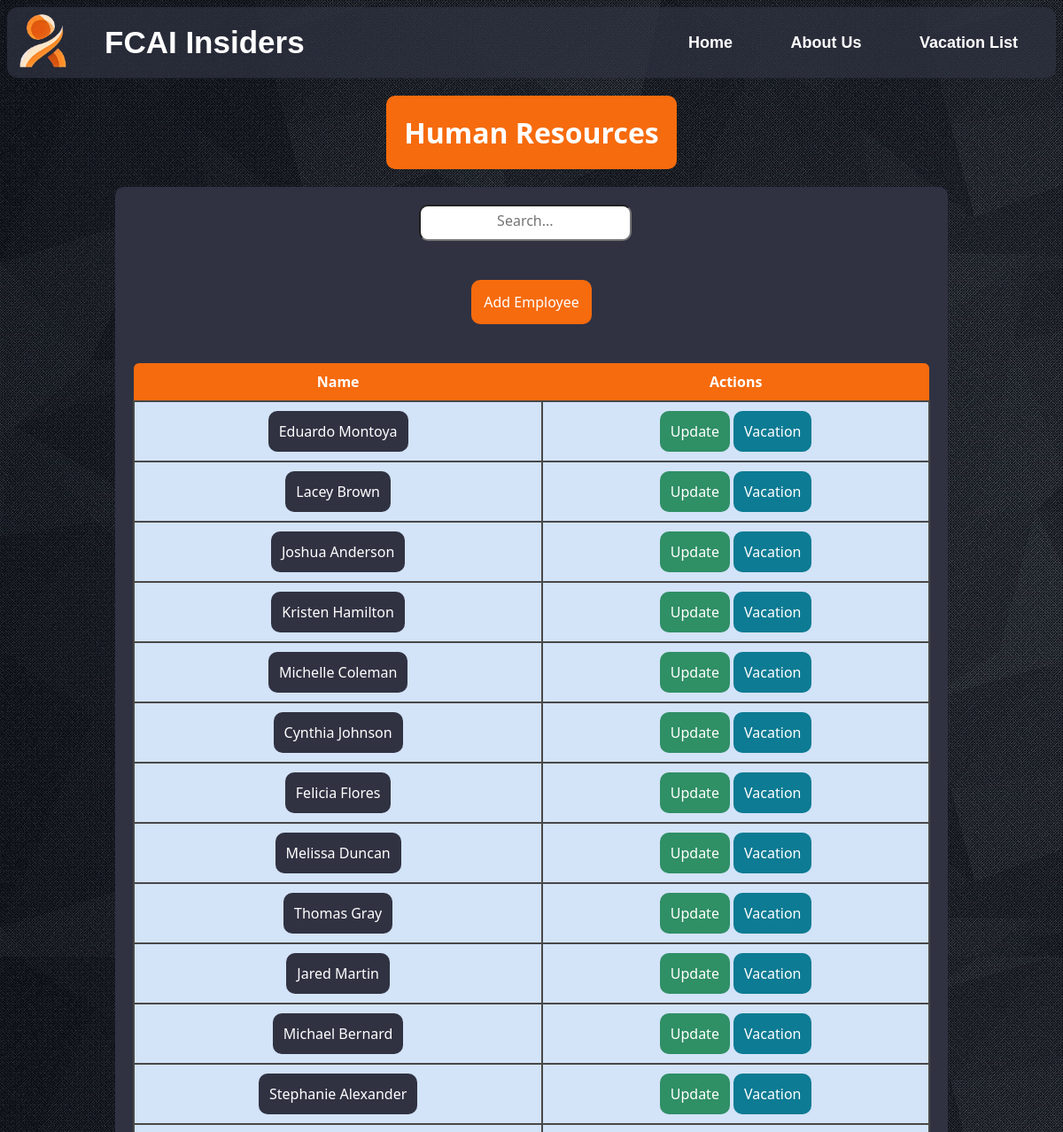
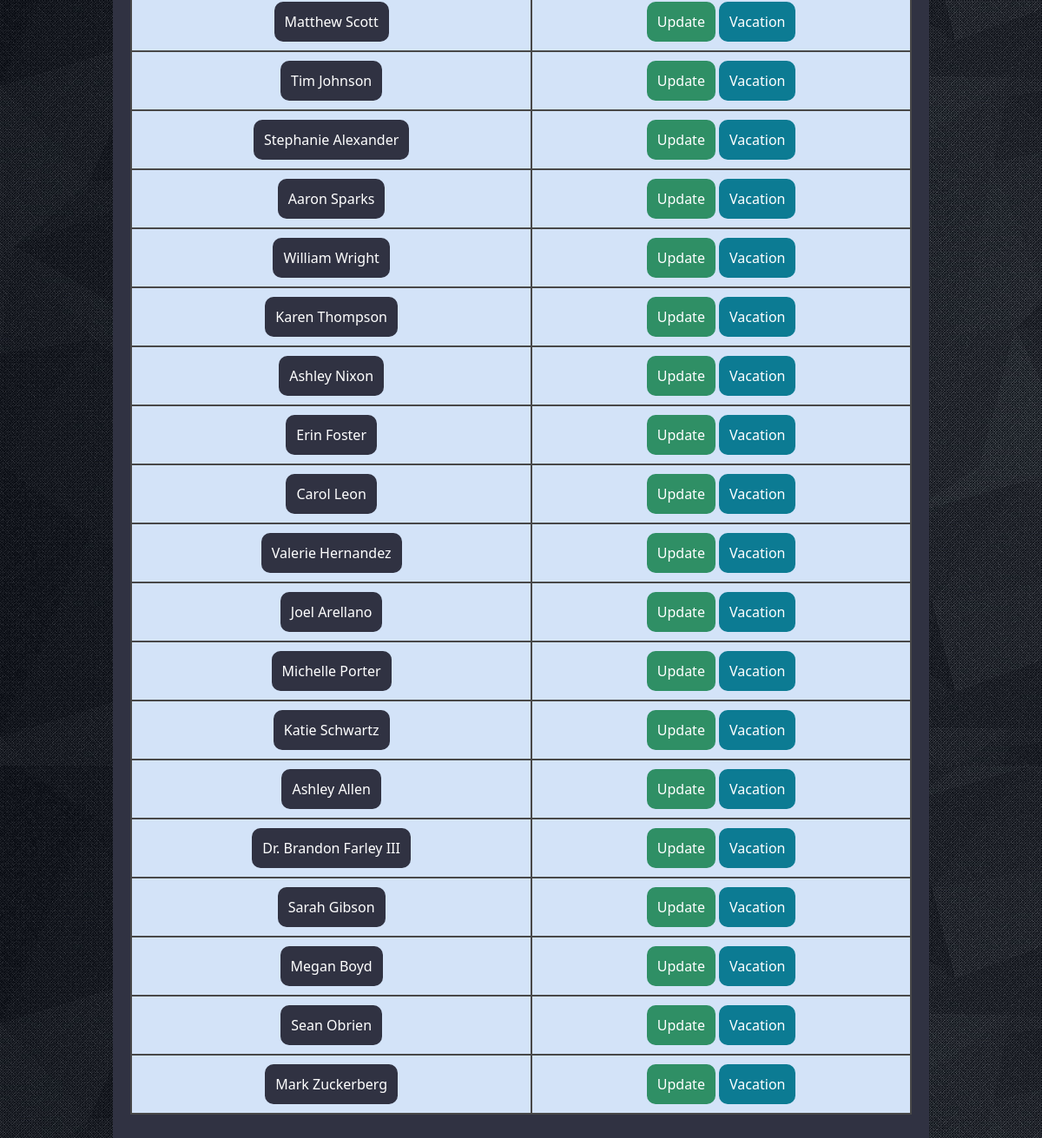
The page / on the database its author committed (2 pictures, top to bottom).
### Management/models.py (models this page shows, shortened)
class Employee(models.Model):
    id = models.IntegerField(primary_key = True, unique = True, error_messages = {'null': 'ID field cannot be null','unique': 'This ID is already in use'})
    name = models.CharField(max_length = 100)
    email = models.EmailField(max_length = 254)
    address = models.CharField(max_length = 100)
    number = models.CharField(max_length = 11)
    gender = models.CharField(max_length = 6)
    status = models.CharField(max_length= 12)
    availableVacation = models.IntegerField()
    approvedVacation = models.IntegerField(default= 0)
    salary = models.IntegerField()
    dob = models.DateField()
    dateCreated = models.DateField(default= datetime.date.today, null= True)

### Management/views.py (the view)
# urls.py: 2. Add a URL to urlpatterns:  path('', views.home, name='home')
def home(request):
        employees = Employee.objects.all()
        return render(request, 'Management/index.html', {'emp': employees})

### Management/templates/Management/index.html (shortened to what this page needs)
{% extends 'Management/base.html' %}
{% load static %}
{% block styles %}
<link rel="stylesheet" href="{% static 'Management/CSS/Index.css' %}">
<link rel="stylesheet" href="{% static 'Management/CSS/Message.css' %}">
{% endblock styles %}
{% block content %}
<h1>Human Resources</h1>
<form>
    <div class="search">
        <input type='text' placeholder='Search...' id='search-input'>
    </div>
    <br><br>
    <button id="add-employee-btn" type="button" onclick="window.location.href='{% url 'hr-addEmployee' %}';">Add Employee</button>
    <br><br>
    <div class='app-table'>
        <table>
            <thead>
                <tr>
                    <th>Name</th>
                    <th>Actions</th>
                </tr>
            </thead>
            <tbody>
                {% for e in emp %}
                    <tr>
                        <td><button type="button" class="emp-btn" onclick="window.location.href='{% url 'hr-data' e.id %}';">{{e.name}}</button></td>
                        <td>
                            <button class="update-employee-btn" type="button" onclick="window.location.href='{% url 'hr-updateData' e.id %}';">Update</button>
                            <button class="vacation-employee-btn" type="button" onclick="window.location.href='{% url 'hr-vacation' e.id %}';">Vacation</button>
                        </td>
                    </tr>
                {% endfor %}
            </tbody>
        </table>
    </div>
</form>
{% endblock content %}

### Management/static/Management/CSS/Navigation.css (style rules this page uses)
body { background-image: url('../Images/background.jpg'); }

### Management/static/Management/CSS/Index.css (style rules this page uses)
h1 { width: fit-content; margin: auto; margin-top: 20px; margin-bottom: 20px; text-align: center; font-size: 2em; font-weight: bold; font-family: "Segoe UI", Tahoma, Geneva, Verdana, sans-serif; color: #ffffff; background-color: #f66b0e; padding: 20px; border-radius: 10px; }
form { display: flex; flex-direction: column; align-items: center; background-color: #303242; width: 900px; border-radius: 10px; padding: 20px; margin: auto; font-family: "Segoe UI", Tahoma, Geneva, Verdana, sans-serif; font-size: 1em; color: #ffffff; }
.search input { width: 85%; margin: auto; padding: 10px; padding-top: 5px; text-align: center; border-radius: 10px; font-size: 1em; font-family: "Segoe UI", Tahoma, Geneva, Verdana, sans-serif; }
#search-input { margin: auto; }
#add-employee-btn { width: fit-content; padding: 14px; text-align: center; border-radius: 10px; font-size: 1em; font-family: "Segoe UI", Tahoma, Geneva, Verdana, sans-serif; background-color: #f66b0e; color: #ffffff; border: none; cursor: pointer; position: relative; transition: transform 0.3s ease-in-out; }
#add-employee-btn::before { content: ''; position: absolute; top: -10px; left: -10px; right: -10px; bottom: -10px; border: 2px solid rgba(0, 0, 0, 0.2); border-radius: 5px; z-index: -1; opacity: 0; transition: opacity 0.3s ease-in-out; }
table { border-collapse: collapse; border: none; width: 900px; margin-bottom: 20px; }
table th { border-collapse: collapse; border: none; background-color: #f66b0e; padding: 10px; }
table td { text-align: center; border: 2px solid #484848; background-color: #d3e3f8; padding: 10px; }
table button { width: fit-content; padding: 12px; text-align: center; border-radius: 10px; font-size: 1em; font-family: "Segoe UI", Tahoma, Geneva, Verdana, sans-serif; color: #ffffff; border: none; cursor: pointer; }
.emp-btn { background-color: #303242; color: #ffffff; }
.update-employee-btn { background-color: #2f8f65; color: #ffffff; }
.vacation-employee-btn { background-color: #0C7B93; color: #ffffff; }
tr:first-child th:first-child { border-top-left-radius: 6px; }
tr:first-child th:last-child { border-top-right-radius: 6px; }

### rows shown on the page
Employee: name "Eduardo Montoya"
Employee: name "Lacey Brown"
Employee: name "Joshua Anderson"
Employee: name "Kristen Hamilton"
Employee: name "Michelle Coleman"
Employee: name "Cynthia Johnson"
Employee: name "Felicia Flores"
Employee: name "Melissa Duncan"
Employee: name "Thomas Gray"
Employee: name "Jared Martin"
Employee: name "Michael Bernard"
Employee: name "Stephanie Alexander"
Employee: name "Matthew Scott"
Employee: name "Tim Johnson"
Employee: name "Stephanie Alexander"
Employee: name "Aaron Sparks"
Employee: name "William Wright"
Employee: name "Karen Thompson"
Employee: name "Ashley Nixon"
Employee: name "Erin Foster"
Employee: name "Carol Leon"
Employee: name "Valerie Hernandez"
Employee: name "Joel Arellano"
Employee: name "Michelle Porter"
Employee: name "Katie Schwartz"
Employee: name "Ashley Allen"
Employee: name "Dr. Brandon Farley III"
Employee: name "Sarah Gibson"
Employee: name "Megan Boyd"
Employee: name "Sean Obrien"
Employee: name "Mark Zuckerberg"
